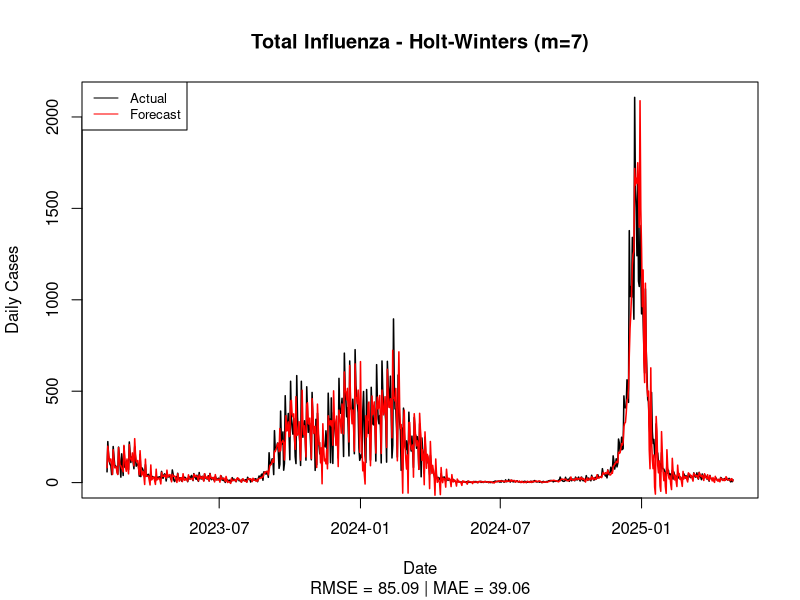
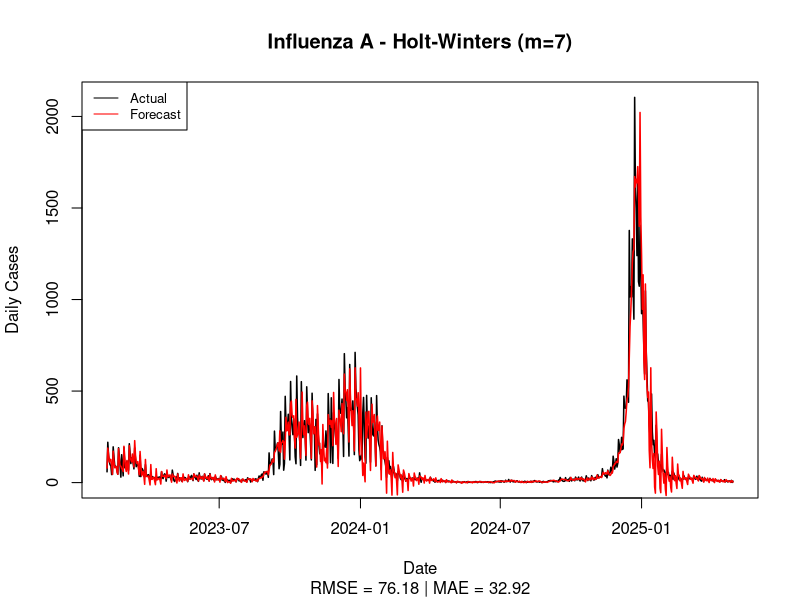
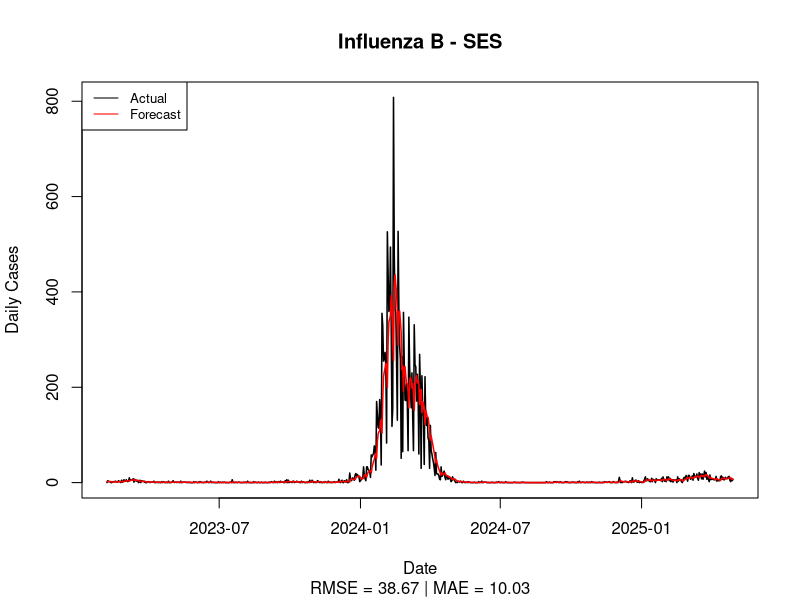
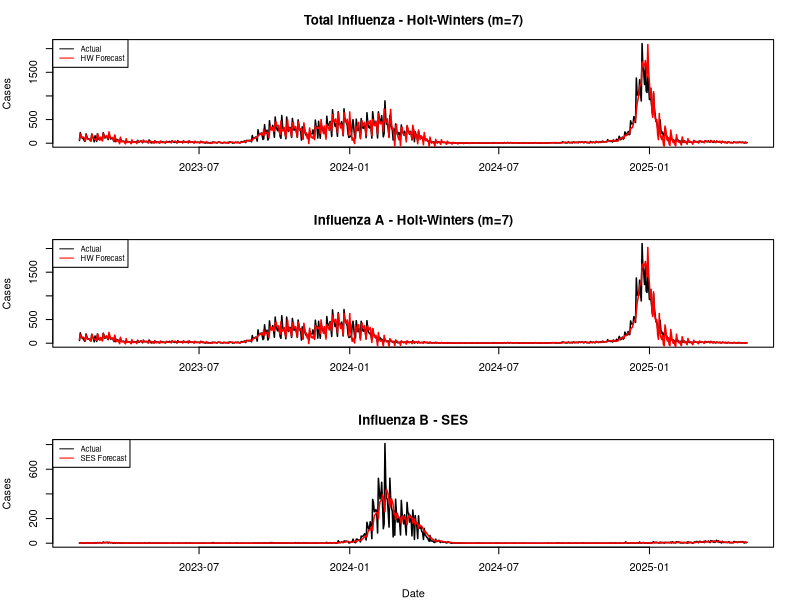

Here is the R script that generated these plots, in order:
# exponential_smoothing.R
library(forecast)

train <- read.csv("train.csv")
test <- read.csv("test.csv")

calc_accuracy <- function(actual, forecast) {
  data.frame(
    RMSE = round(sqrt(mean((actual - forecast)^2, na.rm = TRUE)), 2),
    MAE = round(mean(abs(actual - forecast), na.rm = TRUE), 2)
  )
}

ses_roll <- function(train, test, alpha, level) {
  n <- length(test)
  fc <- numeric(n)
  lev <- level
  fc[1] <- lev
  for (i in 2:n) {
    lev <- alpha * test[i - 1] + (1 - alpha) * lev
    fc[i] <- lev
  }
  return(fc)
}

holt_roll <- function(train, test, alpha, beta, level, slope) {
  n <- length(test)
  fc <- numeric(n)
  lev <- level
  slp <- slope
  fc[1] <- lev + slp
  for (i in 2:n) {
    lev_new <- alpha * test[i - 1] + (1 - alpha) * (lev + slp)
    slp <- beta * (lev_new - lev) + (1 - beta) * slp
    lev <- lev_new
    fc[i] <- lev + slp
  }
  return(fc)
}

hw_roll <- function(train, test, alpha, beta, gamma, level, slope, season, period = 7) {
  n <- length(test)
  fc <- numeric(n)
  lev <- level
  slp <- slope
  sea <- as.numeric(season)
  for (i in 1:n) {
    s_idx <- ((i - 1) %% period) + 1
    fc[i] <- lev + slp + sea[s_idx]
    y <- test[i]
    lev_new <- alpha * (y - sea[s_idx]) + (1 - alpha) * (lev + slp)
    slp <- beta * (lev_new - lev) + (1 - beta) * slp
    sea[s_idx] <- gamma * (y - lev_new) + (1 - gamma) * sea[s_idx]
    lev <- lev_new
  }
  return(fc)
}

run_es <- function(train_vec, test_vec, name) {
  ts_train <- ts(train_vec, frequency = 7)
  
  fit_ses <- HoltWinters(ts_train, beta = FALSE, gamma = FALSE)
  fit_holt <- HoltWinters(ts_train, gamma = FALSE)
  fit_hw <- HoltWinters(ts_train, seasonal = "additive")
  
  fc_ses <- ses_roll(train_vec, test_vec, fit_ses$alpha, fit_ses$coefficients["a"])
  fc_holt <- holt_roll(train_vec, test_vec, fit_holt$alpha, fit_holt$beta, fit_holt$coefficients["a"], fit_holt$coefficients["b"])
  fc_hw <- hw_roll(train_vec, test_vec, fit_hw$alpha, fit_hw$beta, fit_hw$gamma, fit_hw$coefficients["a"], fit_hw$coefficients["b"], fit_hw$coefficients[3:9], 7)
  
  acc_ses <- calc_accuracy(test_vec, fc_ses)
  acc_holt <- calc_accuracy(test_vec, fc_holt)
  acc_hw <- calc_accuracy(test_vec, fc_hw)
  
  params <- data.frame(
    Series = name,
    Model = c("SES", "Holt", "HW (m=7)"),
    Alpha = c(round(fit_ses$alpha, 4), round(fit_holt$alpha, 4), round(fit_hw$alpha, 4)),
    Beta = c(NA, round(fit_holt$beta, 4), round(fit_hw$beta, 4)),
    Gamma = c(NA, NA, round(fit_hw$gamma, 4)),
    RMSE = c(acc_ses$RMSE, acc_holt$RMSE, acc_hw$RMSE),
    MAE = c(acc_ses$MAE, acc_holt$MAE, acc_hw$MAE)
  )
  
  print(params)
  return(list(params = params, fc_ses = fc_ses, fc_holt = fc_holt, fc_hw = fc_hw, fit_hw = fit_hw, fit_ses = fit_ses))
}

res_total <- run_es(train$total, test$total, "Total")
res_A <- run_es(train$influenza_a, test$influenza_a, "Influenza A")
res_B <- run_es(train$influenza_b, test$influenza_b, "Influenza B")

all_results <- rbind(res_total$params, res_A$params, res_B$params)
write.csv(all_results, "es_all_results.csv", row.names = FALSE)

test_dates <- as.Date(test$date)

plot_forecast <- function(dates, actual, forecast, model_name, series_name, rmse, mae, filename) {
  png(filename, width = 10, height = 6, units = "in", res = 150)
  plot(dates, actual, type = "l", col = "black", lwd = 1.5, xlab = "Date", ylab = "Daily Cases", main = paste(series_name, "-", model_name), sub = paste("RMSE =", rmse, "| MAE =", mae))
  lines(dates, forecast, col = "red", lwd = 1.5)
  legend("topleft", legend = c("Actual", "Forecast"), col = c("black", "red"), lty = 1, cex = 0.8)
  dev.off()
}

plot_forecast(test_dates, test$total, res_total$fc_hw, "Holt-Winters (m=7)", "Total Influenza", 85.09, 39.06, "plot_total_hw.png")
plot_forecast(test_dates, test$influenza_a, res_A$fc_hw, "Holt-Winters (m=7)", "Influenza A", 76.18, 32.92, "plot_A_hw.png")
plot_forecast(test_dates, test$influenza_b, res_B$fc_ses, "SES", "Influenza B", 38.67, 10.03, "plot_B_ses.png")

png("plot_all_best.png", width = 12, height = 8, units = "in", res = 150)
par(mfrow = c(3, 1), mar = c(4, 4, 3, 2))
plot(test_dates, test$total, type = "l", col = "black", lwd = 1.5, xlab = "", ylab = "Cases", main = "Total Influenza - Holt-Winters (m=7)")
lines(test_dates, res_total$fc_hw, col = "red", lwd = 1.5)
legend("topleft", legend = c("Actual", "HW Forecast"), col = c("black", "red"), lty = 1, cex = 0.7)
plot(test_dates, test$influenza_a, type = "l", col = "black", lwd = 1.5, xlab = "", ylab = "Cases", main = "Influenza A - Holt-Winters (m=7)")
lines(test_dates, res_A$fc_hw, col = "red", lwd = 1.5)
legend("topleft", legend = c("Actual", "HW Forecast"), col = c("black", "red"), lty = 1, cex = 0.7)
plot(test_dates, test$influenza_b, type = "l", col = "black", lwd = 1.5, xlab = "Date", ylab = "Cases", main = "Influenza B - SES")
lines(test_dates, res_B$fc_ses, col = "red", lwd = 1.5)
legend("topleft", legend = c("Actual", "SES Forecast"), col = c("black", "red"), lty = 1, cex = 0.7)
par(mfrow = c(1, 1))
dev.off()

cat("\n✓ Results saved to es_all_results.csv\n")
cat("✓ Plots saved: plot_total_hw.png, plot_A_hw.png, plot_B_ses.png, plot_all_best.png\n")
